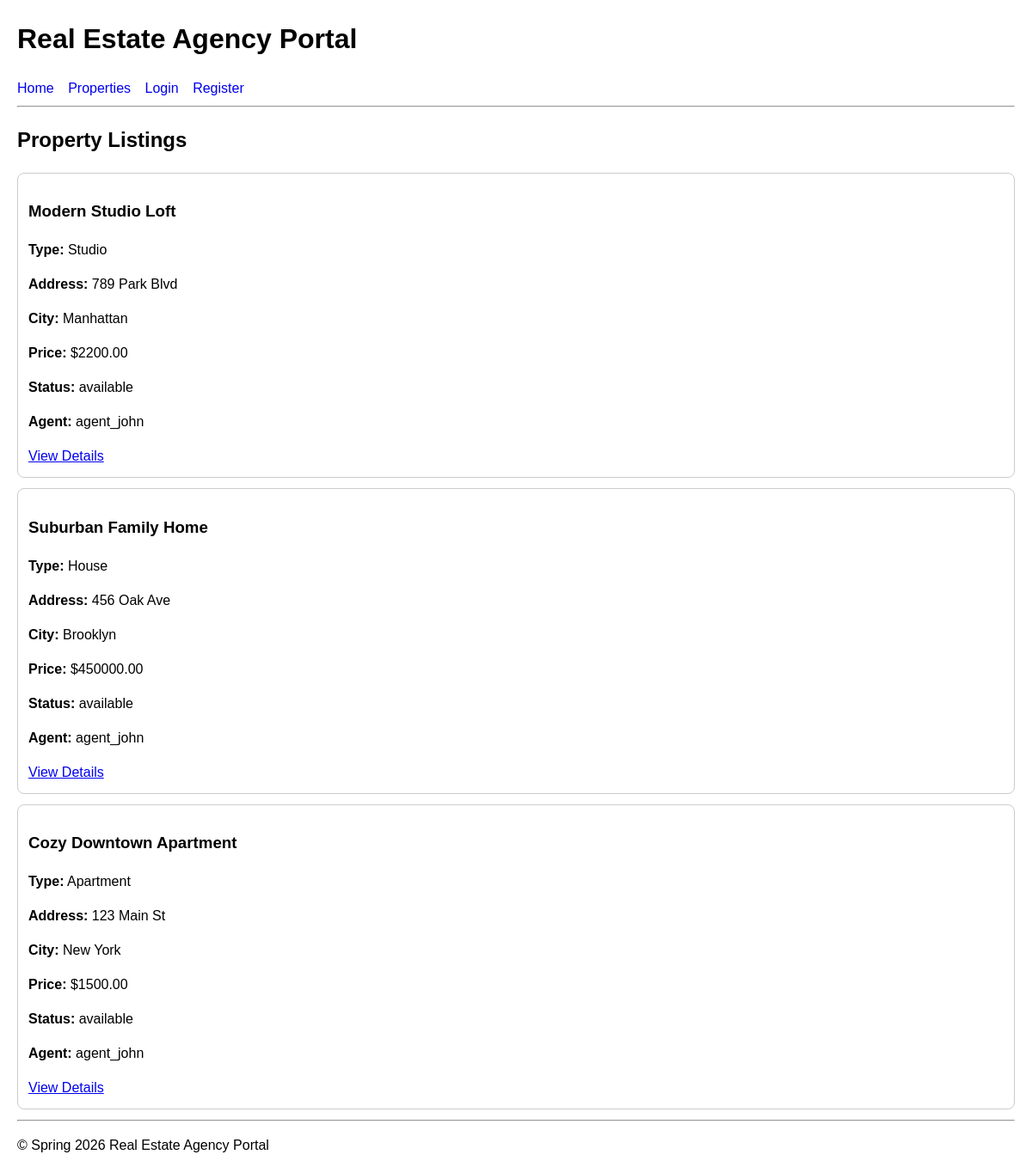
/properties.php, run on the app's committed database.
### tables this page shows
CREATE TABLE Properties (
    propertyId INT NOT NULL AUTO_INCREMENT,
    title VARCHAR(100) NOT NULL,
    propertyType VARCHAR(50) NOT NULL,
    address VARCHAR(200) NOT NULL,
    city VARCHAR(100) NOT NULL,
    price DECIMAL(12,2) NOT NULL,
    status ENUM('available', 'sold', 'rented') NOT NULL DEFAULT 'available',
    agentId INT NOT NULL,
    PRIMARY KEY (propertyId),
    FOREIGN KEY (agentId) REFERENCES Users(userId)
);

CREATE TABLE Users (
    userId INT NOT NULL AUTO_INCREMENT,
    userName VARCHAR(50) NOT NULL UNIQUE,
    contactInfo VARCHAR(200),
    passwordHash VARCHAR(255) NOT NULL,
    userType ENUM('agent', 'buyer', 'renter') NOT NULL,
    PRIMARY KEY (userId)
);

### RealEstateDatabase.php (called while the page is built, shortened)
<?php
require_once __DIR__ . '/Database.php';
class RealEstateDatabase {
    private PDO $conn;
    public function __construct() {
        $database = new Database();
        $this->conn = $database->connect();
    }
    public function getAllProperties(): array {
        $sql = "SELECT p.*, u.userName AS agentName
                FROM Properties p
                JOIN Users u ON p.agentId = u.userId
                ORDER BY p.propertyId DESC";
        $stmt = $this->conn->query($sql);
        return $stmt->fetchAll();
    }
}
?>

### Database.php (called while the page is built, shortened)
<?php
class Database {
    private ?PDO $conn = null;
    public function connect(): PDO {
        if ($this->conn === null) {
            try {
                $dsn = "mysql:host=" . DB_HOST . ";dbname=" . DB_NAME . ";charset=utf8mb4";
                $this->conn = new PDO($dsn, DB_USER, DB_PASS, [
                    PDO::ATTR_ERRMODE => PDO::ERRMODE_EXCEPTION,
                    PDO::ATTR_DEFAULT_FETCH_MODE => PDO::FETCH_ASSOC
                ]);
            } catch (PDOException $e) {
                die("Database connection failed: " . $e->getMessage());
            }
        }
        return $this->conn;
    }
}
?>

### properties.php (the view, shortened to what this page needs)
<?php
require_once 'classes/RealEstateDatabase.php';
$db = new RealEstateDatabase();
$properties = $db->getAllProperties();
?>
<?php include 'includes/header.php'; ?>
<h2>Property Listings</h2>
<?php foreach ($properties as $property): ?>
    <div class="card">
        <h3><?= htmlspecialchars($property['title']) ?></h3>
        <p><strong>Type:</strong> <?= htmlspecialchars($property['propertyType']) ?></p>
        <p><strong>Address:</strong> <?= htmlspecialchars($property['address']) ?></p>
        <p><strong>City:</strong> <?= htmlspecialchars($property['city']) ?></p>
        <p><strong>Price:</strong> $<?= htmlspecialchars($property['price']) ?></p>
        <p><strong>Status:</strong> <?= htmlspecialchars($property['status']) ?></p>
        <p><strong>Agent:</strong> <?= htmlspecialchars($property['agentName']) ?></p>
        <a href="property_details.php?id=<?= (int)$property['propertyId'] ?>">View Details</a>
    </div>
<?php endforeach; ?>
<?php include 'includes/footer.php'; ?>

### header.php (shortened to what this page needs)
<!DOCTYPE html>
<html lang="en">
<head>
    <link rel="stylesheet" href="assets/style.css">
</head>
<body>
<header>
    <h1>Real Estate Agency Portal</h1>
    <nav>
        <a href="index.php">Home</a>
        <a href="properties.php">Properties</a>
        <?php if (isset($_SESSION['user'])): ?>
            <a href="dashboard.php">Dashboard</a>
            <a href="logout.php">Logout</a>
        <?php else: ?>
            <a href="login.php">Login</a>
            <a href="register.php">Register</a>
        <?php endif; ?>
    </nav>
    <hr>
</header>
<main>

### footer.php
</main>
<footer>
    <hr>
    <p>&copy; Spring 2026 Real Estate Agency Portal</p>
</footer>
</body>
</html>

### style.css (style rules this page uses)
body { font-family: Arial, sans-serif; margin: 20px; line-height: 1.5; }
nav a { margin-right: 12px; text-decoration: none; }
.card { border: 1px solid #ccc; padding: 12px; margin-bottom: 12px; border-radius: 8px; }

### data on the page
properties: title "Modern Studio Loft", propertyType "Studio", address "789 Park Blvd", city "Manhattan", price "2200.00", status "available", agentId.userName "agent_john"
properties: title "Suburban Family Home", propertyType "House", address "456 Oak Ave", city "Brooklyn", price "450000.00", status "available", agentId.userName "agent_john"
properties: title "Cozy Downtown Apartment", propertyType "Apartment", address "123 Main St", city "New York", price "1500.00", status "available", agentId.userName "agent_john"
